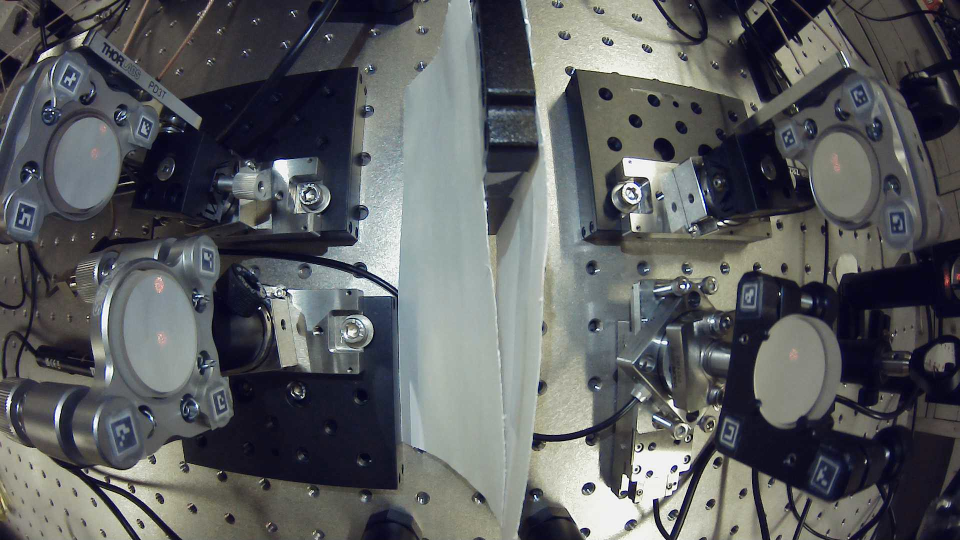
#> input picture images/1-9_light3.jpg, 1920 x 1080 px, found by its file name (shown at 1/2 size); the run also reads 1 picture not shown here
$ jupyter execute 'Initial Guess.ipynb'
#> lines starting #> are read from the running program, lines starting #| are printed output that depends on the picture; after the words box and inside, x2 and y2 are one past the last pixel; in counts of white or black regions, pixels touching at a corner belong together
[cell 1]
import matplotlib.pyplot as plt
import numpy as np
import cv2 as cv
import json
import math
from hole_data import hole_data, post_hole_data
from dataclasses import dataclass
from sklearn.cluster import DBSCAN
from scipy.optimize import least_squares
from scipy.optimize import minimize

Simulation

[cell 2]
# Function to calculate the endpoints of a mirror given center, length, and angle
def calculate_mirror_endpoints(center, length, angle):
    half_length = length / 2
    angle_rad = np.radians(angle)
    start = (
        center[0] - half_length * np.cos(angle_rad),
        center[1] - half_length * np.sin(angle_rad),
    )
    end = (
        center[0] + half_length * np.cos(angle_rad),
        center[1] + half_length * np.sin(angle_rad),
    )
    return start, end

# Function to find the intersection of two lines
def find_intersection(p1, p2, p3, p4, eps=1e-9):
    # Laser direction (t parameter)
    x1, y1 = p1
    x2, y2 = p2
    x3, y3 = p3
    x4, y4 = p4

    r = np.array([x2 - x1, y2 - y1], dtype=float)  # laser direction
    s = np.array([x4 - x3, y4 - y3], dtype=float)  # mirror direction

    rxs = r[0]*s[1] - r[1]*s[0]
    if abs(rxs) < eps:
        return None  # parallel / nearly parallel

    qp = np.array([x3 - x1, y3 - y1], dtype=float)

    # Solve p1 + t r = p3 + u s
    t = (qp[0]*s[1] - qp[1]*s[0]) / rxs
    u = (qp[0]*r[1] - qp[1]*r[0]) / rxs

    # Mirror segment constraint: u in [0, 1]
    # Laser ray constraint: t >= 0 (in front of start)
    if t >= -eps and -eps <= u <= 1 + eps:
        return (x1 + t*r[0], y1 + t*r[1])

    return None

# Function to calculate the reflection of a laser beam
def reflect_laser(laser_start, laser_angle, mirrors, last_mirror):
    laser_angle_rad = np.radians(laser_angle)
    laser_far_end = (
        laser_start[0] + np.cos(laser_angle_rad) * 1000,
        laser_start[1] + np.sin(laser_angle_rad) * 1000,
    )

    closest_intersection = None
    closest_mirror = None
    min_distance = float('inf')

    # Find the closest intersection, ignoring the last mirror hit
    for mirror in mirrors:
        if mirror == last_mirror:
            continue
        intersection = find_intersection(laser_start, laser_far_end, mirror[0], mirror[1])
        if intersection is not None:
            distance = np.linalg.norm(np.array(intersection) - np.array(laser_start))
            if distance < min_distance:
                min_distance = distance
                closest_intersection = intersection
                closest_mirror = mirror

    if closest_intersection is None:
        return None, None, None  # No reflection

    # Reflection calculation
    mirror_start, mirror_end = closest_mirror
    mirror_vector = np.array([mirror_end[0] - mirror_start[0], mirror_end[1] - mirror_start[1]])
    mirror_length = np.linalg.norm(mirror_vector)
    mirror_unit_vector = mirror_vector / mirror_length
    normal_vector = np.array([-mirror_unit_vector[1], mirror_unit_vector[0]])
    incident_vector = np.array([closest_intersection[0] - laser_start[0], closest_intersection[1] - laser_start[1]])
    reflection_vector = (
        incident_vector - 2 * np.dot(incident_vector, normal_vector) * normal_vector
    )
    reflected_end = (
        closest_intersection[0] + reflection_vector[0],
        closest_intersection[1] + reflection_vector[1],
    )
    return closest_intersection, reflected_end, closest_mirror

[cell 3]
# Function to calculate distance between two points
def calculate_distance(p1, p2):
    return np.sqrt((p2[0] - p1[0])**2 + (p2[1] - p1[1])**2)

# Simulate laser reflections with length calculation
def simulate_laser_with_length(laser_start, laser_angle, mirrors, max_reflections=36):
    current_position = laser_start
    current_angle = laser_angle
    last_mirror = None
    laser_path = [laser_start]  # Track laser path

    for _ in range(max_reflections):
        intersection, reflected_end, hit_mirror = reflect_laser(current_position, current_angle, mirrors, last_mirror)
        if intersection is None:
            # No more intersections; add final endpoint and break
            laser_far_end = (
                current_position[0] + np.cos(np.radians(current_angle)) * 1000,
                current_position[1] + np.sin(np.radians(current_angle)) * 1000,
            )
            laser_path.append(laser_far_end)
            break

        # Update the path and continue simulation
        laser_path.append(intersection)
        current_position = intersection
        current_angle = np.degrees(np.arctan2(
            reflected_end[1] - intersection[1],
            reflected_end[0] - intersection[0],
        ))
        last_mirror = hit_mirror

    # Calculate total laser length
    total_length = sum(calculate_distance(laser_path[i], laser_path[i + 1]) for i in range(len(laser_path) - 2))
    return laser_path, total_length

def extend_line(p1, p2):
    # Calculate the length of the line
    dx = p2[0] - p1[0]
    dy = p2[1] - p1[1]
    # Extend the line in both directions
    new_p1 = (p1[0] - 0.73*dx, p1[1] - 0.73*dy)  # Extend p1 backwards
    new_p2 = (p2[0] + 0.73*dx, p2[1] + 0.73*dy)  # Extend p2 forwards
    return new_p1, new_p2

def create_orthogonal_line_at_endpoint(endpoint, other_endpoint, length=44):
    """Create an orthogonal line of the specified length at a given endpoint."""
    # Calculate the direction vector of the original line
    dx = other_endpoint[0] - endpoint[0]
    dy = other_endpoint[1] - endpoint[1]

    # Get orthogonal direction
    orthogonal_dx = -dy
    orthogonal_dy = dx
    magnitude = np.sqrt(orthogonal_dx**2 + orthogonal_dy**2)
    unit_dx = orthogonal_dx / magnitude
    unit_dy = orthogonal_dy / magnitude

    # Compute the two endpoints of the orthogonal line
    ortho_p1 = (endpoint[0] + unit_dx * length, endpoint[1] + unit_dy * length)
    ortho_p2 = (endpoint[0] - unit_dx * length, endpoint[1] - unit_dy * length)
    return ortho_p1, ortho_p2

def select_furthest_orthogonal_line(endpoint, ortho_p1, ortho_p2, reference_x=100):
    """Select the orthogonal line endpoint furthest away from reference_x."""
    # Calculate distances from reference_x for each orthogonal endpoint
    dist_ortho_p1 = abs(ortho_p1[0] - reference_x)
    dist_ortho_p2 = abs(ortho_p2[0] - reference_x)

    # Return the endpoint further from reference_x
    if dist_ortho_p1 > dist_ortho_p2:
        return (endpoint, ortho_p1)
    else:
        return (endpoint, ortho_p2)

def process_mirrors(mirrors):
    doubled_lines = []
    orthogonal_lines = []

    for p1, p2 in mirrors:
        # Double the length of the original line
        extended_p1, extended_p2 = extend_line(p1, p2)
        doubled_lines.append((extended_p1, extended_p2))

        # Create orthogonal lines at the endpoints of the doubled line
        ortho_p1_a, ortho_p1_b = create_orthogonal_line_at_endpoint(extended_p1, extended_p2)
        ortho_p2_a, ortho_p2_b = create_orthogonal_line_at_endpoint(extended_p2, extended_p1)

        # Select only the orthogonal line furthest from x=100
        orthogonal_lines.append(select_furthest_orthogonal_line(extended_p1, ortho_p1_a, ortho_p1_b))
        orthogonal_lines.append(select_furthest_orthogonal_line(extended_p2, ortho_p2_a, ortho_p2_b))

    return doubled_lines, orthogonal_lines

[cell 4]
# The diameter of usable mirror. Given 1 inch mirror: 25.4mm. Clear aperture from spec sheet: 22.9mm.
# 3mm diameter beam. 22.9 - (3/2) = 21.4 mm
mirror_lengths = [21.4, 21.4, 21.4, 21.4]

# Set up the laser
laser_start = (0, 100)
laser_angle = 0  # Initial laser angle in degrees

[cell 5]
#Quad Cell Locations
qc_1 = np.array([-100, 137])
qc_2 = np.array([-300, 190])

[cell 6]
def execution(m1cx, m1cy, m2cx, m2cy, m3cx, m3cy, m4cx, m4cy, m1a, m2a, m3a, m4a, reflec_points):
    mirrors = []

    # MIRROR CONFIGURATION
    mirror_centers = [(m1cx, m1cy), (m2cx, m2cy), (m3cx, m3cy), (m4cx, m4cy)]
    mirror_angles = [m1a, m2a, m3a, m4a] #in degrees

    for center, length, angle in zip(mirror_centers, mirror_lengths, mirror_angles):
        mirrors.append(calculate_mirror_endpoints(center, length, angle))

    # Initialize plot
    plt.figure(figsize=(12, 10))
    plt.scatter(*laser_start, color='red', label="Laser Source", linewidth=1)

    #Piezo mount outline visualizer
    doubled_lines, orthogonal_lines = process_mirrors(mirrors)

    # Draw the mirrors
    for i, mirror in enumerate(mirrors):
        plt.plot([mirror[0][0], mirror[1][0]], [mirror[0][1], mirror[1][1]], color = 'black', linewidth=3)

    #Draw piezo mirror mounts outline for fitting purposes
    for i, mirror in enumerate(doubled_lines):
        plt.plot([mirror[0][0], mirror[1][0]], [mirror[0][1], mirror[1][1]], linewidth=1, color = 'black')

    for i, mirror in enumerate(orthogonal_lines):
        plt.plot([mirror[0][0], mirror[1][0]], [mirror[0][1], mirror[1][1]], linewidth=1, color = 'black')

    # Simulate laser reflections
    max_reflections = 36
    current_position = laser_start
    current_angle = laser_angle
    last_mirror = None
    reflection_count = 0

    for i in range(max_reflections):
        intersection, reflected_end, hit_mirror = reflect_laser(current_position, current_angle, mirrors, last_mirror)
        if intersection is None:
            # No more intersections
            plt.plot(
                [current_position[0], current_position[0] + np.cos(np.radians(current_angle)) * 1000],
                [current_position[1], current_position[1] + np.sin(np.radians(current_angle)) * 1000],
                'g--'
            )
            break

        # Draw the laser and reflection
        plt.plot([current_position[0], intersection[0]], [current_position[1], intersection[1]], 'r-', linewidth =1)
        #plt.plot([intersection[0], reflected_end[0]], [intersection[1], reflected_end[1]], 'g-')
        #plt.scatter(*intersection, color='orange', label=f"Intersection {i+1}")

        # Update for next reflection
        current_position = intersection
        current_angle = np.degrees(np.arctan2(
            reflected_end[1] - intersection[1],
            reflected_end[0] - intersection[0],
        ))
        last_mirror = hit_mirror
        reflection_count += 1

    laser_path, total_length = simulate_laser_with_length(laser_start, laser_angle, mirrors)

    #Indicate where to cut off laser distance calculation (x=?)
    a=laser_path[-2]
    b=laser_path[-1]
    x=0
    slope = (b[1] - a[1]) / (b[0] - a[0])
    y = a[1] + slope * (x - a[0])
    x_point = (x, y)
    distance = np.sqrt((x_point[0] - a[0])**2 + (x_point[1] - a[1])**2)

    #Identify if the exiting beam gets clipped with M4
    a = np.array([a[0], a[1]])
    b = np.array([b[0], b[1]])
    m = np.array([m4cx, m4cy])
    v = b - a
    d = np.array([np.cos(np.deg2rad(m4a)), np.sin(np.deg2rad(m4a))])
    A = np.column_stack((v, -d))
    t, s = np.linalg.solve(A, m - a)
    if 0 <= t <= 1:
        p = a + t * v
        dist = np.linalg.norm(p - m)
    else:
        # Beam does not pass near M4 — no clipping possible
        print("Beam does not intersect M4 region")
        dist = np.inf

    if dist >= 14.3: # Mirror diameter = 25.4mm. laser beam diameter = 3mm. (25.4/2) + (3/2) + 0.1(<- additional edge of mirror error)
        print("NOT CLIPPED, room to spare: ", dist-14.3, "mm")
    else:
        print("CLIPPED, ", dist-14.3, 'mm too much')

    print("Laser Path:", laser_path)
    print("Total Laser Length:", total_length+distance, "mm")
    print("Total Number of Reflection (N_R) = ", reflection_count)

    # Finalize plot
    plt.xlim(-310, 250)
    plt.ylim(-10, 210)
    plt.axhline(0, color='black', linewidth=1)
    plt.axvline(0, color='black', linewidth=1)
    plt.gca().set_aspect('equal', adjustable='box')
    plt.title("Laser Reflection with Multiple Mirrors")
    plt.xlabel("X (mm)")
    plt.ylabel("Y (mm)")
    plt.grid(True, linewidth=0.3)
    plt.plot([qc_1[0],qc_1[0]],[qc_1[1] - 2, qc_1[1] + 2], linewidth=4, label='QC1') # Quadcell Detector 1
    plt.plot([qc_2[0],qc_2[0]],[qc_2[1] - 2, qc_2[1] + 2], linewidth=4, label='QC2') # Quadcell Detector 2
    x,y = zip(*reflec_points)
    plt.scatter(x, y, color='blue', marker='o')
    plt.legend(prop={'size': 8})
    plt.show()

[cell 7]
# [45 lines left out: function execution_identifier, not called in this run]

ArUcos

[cell 8]
intrinsics_path = r"C:\Users\alber\Documents\hardware_project\intrinsics_fisheye.json" # Download from Github

with open(intrinsics_path, "r") as f:
#> (reads Camera Analysis/intrinsics_fisheye.json from the repository)
    intr = json.load(f)

K = np.array(intr["K"], dtype=np.float64)
D = np.array(intr["D"], dtype=np.float64)  # shape (N,1) or (1,N) is fine
img_w = intr["image_width"]
img_h = intr["image_height"]

[cell 9]
obj_xyz = []
img_uv  = []

# Table holes: Z = 0
for X, Y, u, v in hole_data:
    obj_xyz.append([X, Y, 0.0])
    img_uv.append([u, v])

# Post tops: Z = H
for X, Y, u, v, H in post_hole_data:
    obj_xyz.append([X, Y, H])
    img_uv.append([u, v])

obj_xyz = np.array(obj_xyz, dtype=np.float64)
img_uv  = np.array(img_uv,  dtype=np.float64)

print("Using", obj_xyz.shape[0], "points for pose estimation.")

success, rvec_cw, tvec_cw = cv.solvePnP(
    objectPoints=obj_xyz,
    imagePoints=img_uv,
    cameraMatrix=K,
    distCoeffs=D,
    flags=cv.SOLVEPNP_ITERATIVE
)

if not success:
    raise RuntimeError("solvePnP failed")

R_cw, _ = cv.Rodrigues(rvec_cw)  # world -> camera
t_cw = tvec_cw                   # 3x1

R_wc = R_cw.T                    # camera -> world
t_wc = -R_wc @ t_cw              # camera center in world coords

Transition Functions

[cell 10]
def pixel_to_world_on_plane(u, v, H_in=0.0, override_cam_height=None):
    pts = np.array([[[u, v]]], dtype=np.float64)
    rays_norm = cv.undistortPoints(pts, K, D)  # pinhole model
    x, y = rays_norm[0,0]
    d_cam = np.array([x, y, 1.0], dtype=np.float64)

    d_w = R_wc @ d_cam

    C_w = t_wc.reshape(3).copy()
    if override_cam_height is not None:
        C_w[2] = float(override_cam_height)

    lam = (H_in - C_w[2]) / d_w[2]
    Pw = C_w + lam * d_w
    return float(Pw[0]), float(Pw[1])

[cell 11]
# [5 lines left out: function world_to_pixel, not called in this run]

Reading ArUcos

[cell 12]
# Config
img_path = "1-9_light3.jpg"   # set your image path
dict_name = "DICT_4X4_100"                 # choose your 4x4 family: DICT_4X4_50/100/250/1000
allowed_ids = {0,1,2,3,4,5,6,7,8,9,10,11}   # <<< replace with YOUR printed IDs
use_CLAHE = True                           # True: local equalization; False: global hist eq
resize_factor = 1.0                         # e.g., 1.5 if markers are tiny/pixelated

# Load + grayscale + enhance
img_bgr = cv.imread(img_path)
#> img_bgr is the input picture: shape (1080, 1920, 3); mean B, G, R 94.9, 92.8, 90.4
assert img_bgr is not None, f"Could not read image at {img_path}"
gray = cv.cvtColor(img_bgr, cv.COLOR_BGR2GRAY)
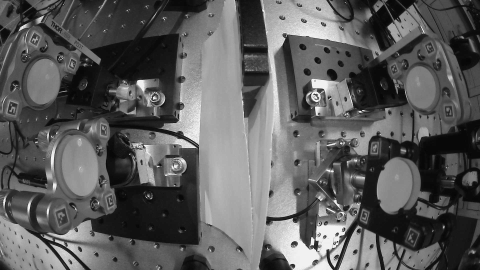
#> gray: shape (1080, 1920) (shown at 1/4 size); min 0, max 255, mean 92.3

# Optional upsample for tiny markers
if resize_factor != 1.0:
    gray = cv.resize(gray, None, fx=resize_factor, fy=resize_factor, interpolation=cv.INTER_CUBIC)
    img_bgr = cv.resize(img_bgr, None, fx=resize_factor, fy=resize_factor, interpolation=cv.INTER_CUBIC)

# Contrast enhancement
if use_CLAHE:
    clahe = cv.createCLAHE(clipLimit=2.0, tileGridSize=(8,8))
    gray_eq = clahe.apply(gray)
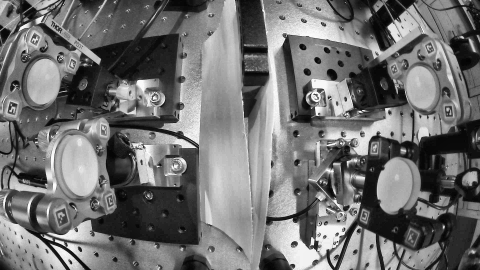
#> gray_eq: shape (1080, 1920) (shown at 1/4 size); min 0, max 255, mean 113.1
else:
    gray_eq = cv.equalizeHist(gray)

# ArUco detection (4x4 dict)
aruco_dict = cv.aruco.getPredefinedDictionary(getattr(cv.aruco, dict_name))

# Detector parameters (tuned for small/low-contrast markers)
try:
    params = cv.aruco.DetectorParameters()
except AttributeError:
    params = cv.aruco.DetectorParameters_create()

params.adaptiveThreshWinSizeMin = 3
params.adaptiveThreshWinSizeMax = 45
params.adaptiveThreshWinSizeStep = 3
params.adaptiveThreshConstant   = 7
params.minMarkerPerimeterRate   = 0.01
params.maxMarkerPerimeterRate   = 5.0
params.minCornerDistanceRate    = 0.01
params.cornerRefinementMethod   = cv.aruco.CORNER_REFINE_SUBPIX

# Detect (handle both new/old OpenCV APIs)
try:
    detector = cv.aruco.ArucoDetector(aruco_dict, params)
    corners, ids, rejected = detector.detectMarkers(gray_eq)
#> corners = 12 items; ids = [0, 10, 9, 6, 11, 7, 5, 2, 1, 4, 8, 3]; rejected = 272 items
except AttributeError:
    corners, ids, rejected = cv.aruco.detectMarkers(gray_eq, aruco_dict, parameters=params)

total_found = 0 if ids is None else len(ids)
#> total_found = 12
print(f"[detect] Found {total_found} candidate markers using {dict_name}")
#| [detect] Found 12 candidate markers using DICT_4X4_100

# Filter to allowed_ids
filtered_corners, filtered_ids = [], []
rejected_by_id = []  # for visualization/debug

if ids is not None:
    for c, i in zip(corners, ids.flatten()):
        if int(i) in allowed_ids:
            filtered_corners.append(c)
            filtered_ids.append([int(i)])   # keep as nested list for OpenCV
        else:
            rejected_by_id.append((c, int(i)))
#> this loop made 12 passes
#> (c, i) on passes 2, 3, 5, 7, 9, 10: ([[1472, 851], [1463, 887], [1444, 877], [1452.8, 842.9]], 10), ([[1509, 573], [1508.8, 608.2], [1488, 611], [1490, 576]], 9), ([[1670, 938], [1653, 979], [1627, 962], [1643, 921]], 11), ([[1806, 424], [1810, 467], [1783.3, 466], [1778.5, 426.9]], 5), ([[433.6, 829.4], [426, 790], [444.5, 779.2], [454.6, 818.3]], 1), ([[1722, 167.9], [1736, 203], [1713.5, 214.4], [1701, 180]], 4)
#> after the loop, filtered_corners = 12 items; filtered_ids = [[0], [10], [9], [6], [11], [7], [5], [2], [1], [4], [8], [3]]; rejected_by_id = []

if len(filtered_ids) == 0:
    print("[filter] No allowed markers detected!")
else:
    print(f"[filter] Kept {len(filtered_ids)} markers from allowed IDs: {sorted(allowed_ids)}")
#| [filter] Kept 12 markers from allowed IDs: [0, 1, 2, 3, 4, 5, 6, 7, 8, 9, 10, 11]

# Convert to numpy for downstream OpenCV calls
ids_kept = np.array(filtered_ids, dtype=np.int32) if filtered_ids else None
#> ids_kept = [0, 10, 9, 6, 11, 7, 5, 2, 1, 4, 8, 3]
corners_kept = filtered_corners
#> corners_kept = 12 items

# Build a nice visualization
#   - green boxes = kept (allowed)
#   - red boxes   = rejected-by-ID (optional)
vis = cv.cvtColor(gray_eq, cv.COLOR_GRAY2RGB)

# Draw kept markers in green
if ids_kept is not None and len(ids_kept) > 0:
    cv.aruco.drawDetectedMarkers(vis, corners_kept, ids_kept)
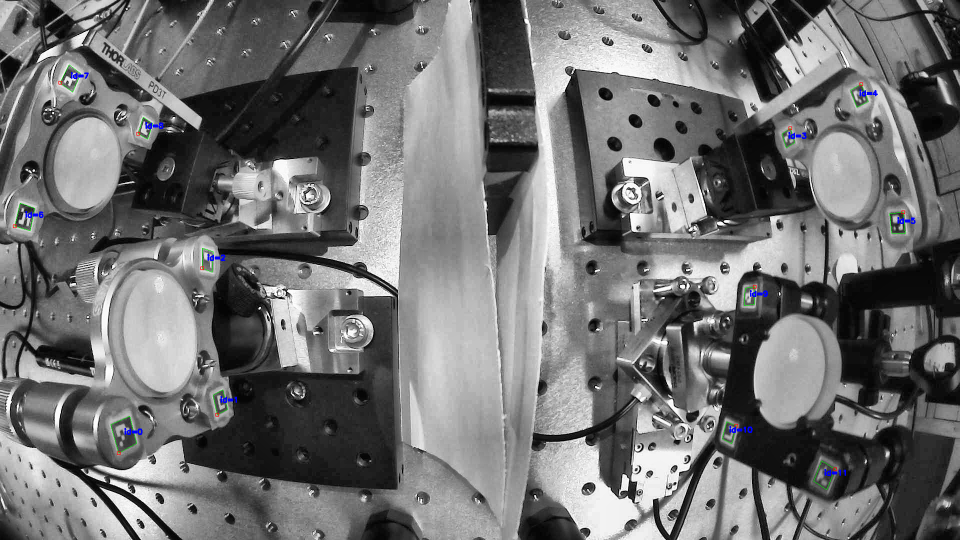
#> vis: shape (1080, 1920, 3) (shown at 1/2 size); mean B, G, R 113.2, 113, 112.9
    for c, i in zip(corners_kept, ids_kept.flatten()):
        center = c.reshape(-1,2).mean(axis=0).astype(int)
        cv.putText(vis, f"{int(i)}", tuple(center), cv.FONT_HERSHEY_SIMPLEX, 0.7, (0,255,0), 2, cv.LINE_AA)
#> this loop made 12 passes
#> (c, i, center) on passes 2, 3, 5, 7, 9: ([[1472, 851], [1463, 887], [1444, 877], [1452.8, 842.9]], 10, [1457, 864]), ([[1509, 573], [1508.8, 608.2], [1488, 611], [1490, 576]], 9, [1498, 592]), ([[1670, 938], [1653, 979], [1627, 962], [1643, 921]], 11, [1648, 950]), ([[1806, 424], [1810, 467], [1783.3, 466], [1778.5, 426.9]], 5, [1794, 445]), ([[433.6, 829.4], [426, 790], [444.5, 779.2], [454.6, 818.3]], 1, [439, 804])
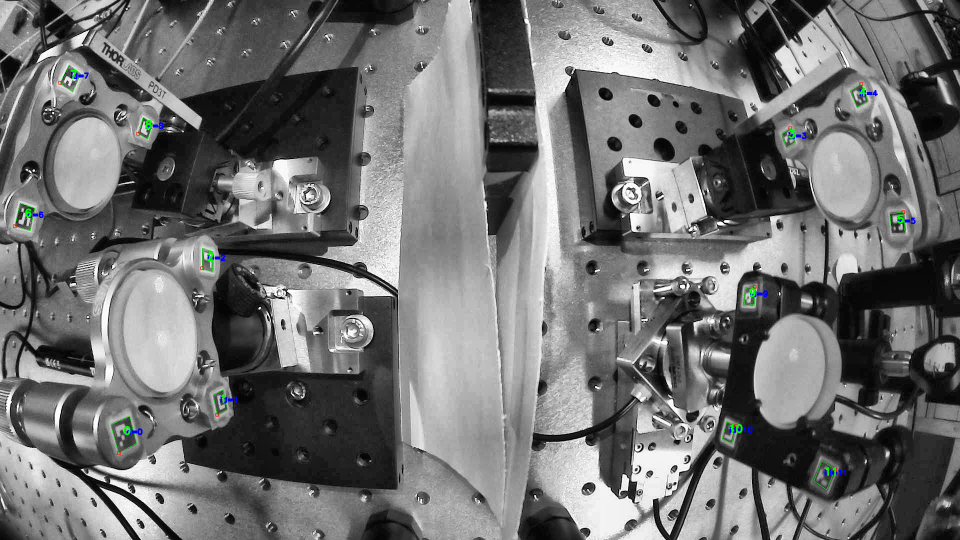
#> vis: shape (1080, 1920, 3) (shown at 1/2 size); 0.12% of pixels changed, all inside (x1, y1, x2, y2) = (49, 139, 1810, 953)

# Optionally draw rejected-by-ID in red (helps you see the false positive)
for c, i in rejected_by_id:
    pts = c.reshape(4,2).astype(int)
    cv.polylines(vis, [pts], True, (255,0,0), 2, cv.LINE_AA)
    center = pts.mean(axis=0).astype(int)
    cv.putText(vis, f"rej {int(i)}", tuple(center), cv.FONT_HERSHEY_SIMPLEX, 0.6, (255,0,0), 2, cv.LINE_AA)
#> this loop made 0 passes

plt.figure(figsize=(10,10))
plt.imshow(vis)
plt.title(f"ArUco 4×4 ({dict_name}) — Kept: {0 if ids_kept is None else len(ids_kept)} / Found: {total_found}")
plt.axis('off')
plt.show()

# Collect outputs for downstream use
detected = []
if ids_kept is not None:
    for c, i in zip(corners_kept, ids_kept.flatten()):
        pts = c.reshape(4,2).astype(float)    # TL, TR, BR, BL
        center = pts.mean(axis=0)
        # If you upsampled (resize_factor != 1), pts/center are already in the resized pixel space.
        # If you want original-image coordinates instead, divide by resize_factor here.
        detected.append({"id": int(i), "corners": pts, "center": center})
#> this loop made 12 passes
#> (i, pts, center) on passes 2, 3, 5, 7, 9: (10, [[1472, 851], [1463, 887], [1444, 877], [1452.8, 842.9]], [1458, 864.5]), (9, [[1509, 573], [1508.8, 608.2], [1488, 611], [1490, 576]], [1498.9, 592]), (11, [[1670, 938], [1653, 979], [1627, 962], [1643, 921]], [1648.2, 950]), (5, [[1806, 424], [1810, 467], [1783.3, 466], [1778.5, 426.9]], [1794.5, 446]), (1, [[433.6, 829.4], [426, 790], [444.5, 779.2], [454.6, 818.3]], [439.7, 804.2])
#> (the rest of the program and of its run is left out)
